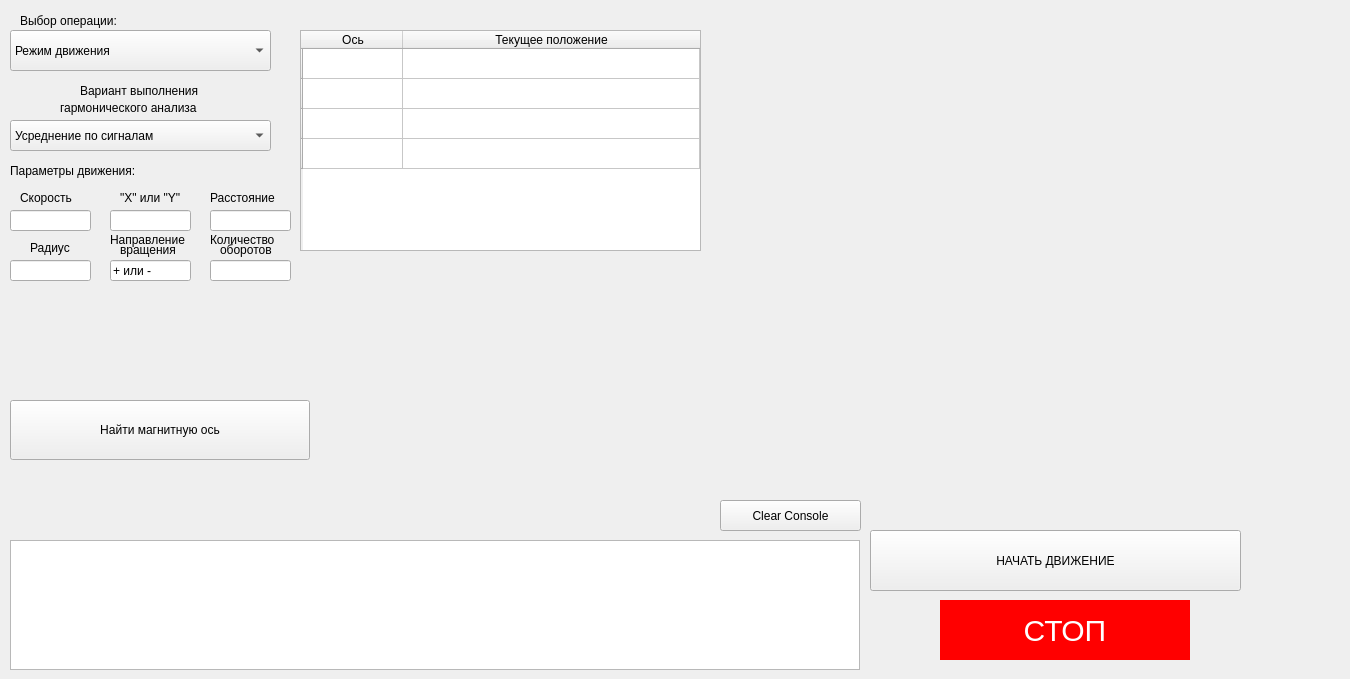
      <widget class="QWidget" name="tab_2">
       <attribute name="title">
        <string>Выбор режимов движения</string>
       </attribute>
       <widget class="QPushButton" name="start_mode_motion">
        <property name="geometry">
         <rect>
          <x>870</x>
          <y>530</y>
          <width>371</width>
          <height>61</height>
         </rect>
        </property>
        <property name="styleSheet">
         <string notr="true">font: 75 18pt &quot;Times New Roman&quot;;</string>
        </property>
        <property name="text">
         <string>НАЧАТЬ ДВИЖЕНИЕ</string>
        </property>
       </widget>
       <widget class="QLineEdit" name="radius_input">
        <property name="geometry">
         <rect>
          <x>10</x>
          <y>260</y>
          <width>81</width>
          <height>21</height>
         </rect>
        </property>
       </widget>
       <widget class="QLineEdit" name="rotation_input">
        <property name="geometry">
         <rect>
          <x>110</x>
          <y>260</y>
          <width>81</width>
          <height>21</height>
         </rect>
        </property>
        <property name="text">
         <string>+ или -</string>
        </property>
       </widget>
       <widget class="QPushButton" name="stop_button_2">
        <property name="geometry">
         <rect>
          <x>940</x>
          <y>600</y>
          <width>250</width>
          <height>60</height>
         </rect>
        </property>
        <property name="minimumSize">
         <size>
          <width>250</width>
          <height>60</height>
         </size>
        </property>
        <property name="autoFillBackground">
         <bool>false</bool>
        </property>
        <property name="styleSheet">
         <string notr="true">QPushButton {
    background-color: red;  /* Красный фон */
    color: white;           /* Белый текст */
    border: none;           /* Убираем границу */
    padding: 10px;         /* Отступы */
    font-family: &quot;GOST Type A&quot;;  /* Шрифт GOST Type A */
    font-size: 30px;       /* Размер шрифта */
}
QPushButton:hover {
    background-color: rgb(170, 0, 0);  /* Красный фон при наведении */
    color: white;           /* Белый текст при наведении */
}</string>
        </property>
        <property name="text">
         <string>СТОП</string>
        </property>
        <property name="checkable">
         <bool>false</bool>
        </property>
       </widget>
       <widget class="QLabel" name="plot_pic">
        <property name="geometry">
         <rect>
          <x>750</x>
          <y>0</y>
          <width>591</width>
          <height>361</height>
         </rect>
        </property>
        <property name="text">
         <string/>
        </property>
       </widget>
       <widget class="QLabel" name="label_3">
        <property name="geometry">
         <rect>
          <x>30</x>
          <y>240</y>
          <width>55</width>
          <height>16</height>
         </rect>
        </property>
        <property name="text">
         <string>Радиус</string>
        </property>
       </widget>
       <widget class="QLabel" name="label_6">
        <property name="geometry">
         <rect>
          <x>20</x>
          <y>10</y>
          <width>101</width>
          <height>21</height>
         </rect>
        </property>
        <property name="text">
         <string>Выбор операции:</string>
        </property>
       </widget>
       <widget class="QComboBox" name="check_mode">
        <property name="geometry">
         <rect>
          <x>10</x>
          <y>30</y>
          <width>261</width>
          <height>41</height>
         </rect>
        </property>
        <item>
         <property name="text">
          <string>Режим движения</string>
         </property>
        </item>
        <item>
         <property name="text">
          <string>По окружности</string>
         </property>
        </item>
        <item>
         <property name="text">
          <string>Первый магнитный интеграл</string>
         </property>
        </item>
        <item>
         <property name="text">
          <string>Второй магнитный интеграл</string>
         </property>
        </item>
        <item>
         <property name="text">
          <string>Нахождение магнитной оси</string>
         </property>
        </item>
       </widget>
       <widget class="QLabel" name="label_9">
        <property name="geometry">
         <rect>
          <x>10</x>
          <y>160</y>
          <width>141</width>
          <height>21</height>
         </rect>
        </property>
        <property name="text">
         <string>Параметры движения:</string>
        </property>
       </widget>
       <widget class="QLineEdit" name="speed_input">
        <property name="geometry">
         <rect>
          <x>10</x>
          <y>210</y>
          <width>81</width>
          <height>21</height>
         </rect>
        </property>
       </widget>
       <widget class="QLineEdit" name="mode_input">
        <property name="geometry">
         <rect>
          <x>110</x>
          <y>210</y>
          <width>81</width>
          <height>21</height>
         </rect>
        </property>
       </widget>
       <widget class="QLineEdit" name="distance_input">
        <property name="geometry">
         <rect>
          <x>210</x>
          <y>210</y>
          <width>81</width>
          <height>21</height>
         </rect>
        </property>
       </widget>
       <widget class="QLabel" name="label_19">
        <property name="geometry">
         <rect>
          <x>20</x>
          <y>190</y>
          <width>55</width>
          <height>16</height>
         </rect>
        </property>
        <property name="text">
         <string>Скорость</string>
        </property>
       </widget>
       <widget class="QLabel" name="label_20">
        <property name="geometry">
         <rect>
          <x>120</x>
          <y>190</y>
          <width>71</width>
          <height>16</height>
         </rect>
        </property>
        <property name="text">
         <string>&quot;X&quot; или &quot;Y&quot;</string>
        </property>
       </widget>
       <widget class="QLabel" name="label_10">
        <property name="geometry">
         <rect>
          <x>210</x>
          <y>190</y>
          <width>71</width>
          <height>16</height>
         </rect>
        </property>
        <property name="text">
         <string>Расстояние</string>
        </property>
       </widget>
       <widget class="QPlainTextEdit" name="Console">
        <property name="geometry">
         <rect>
          <x>10</x>
          <y>540</y>
          <width>850</width>
          <height>130</height>
         </rect>
        </property>
        <property name="minimumSize">
         <size>
          <width>850</width>
          <height>130</height>
         </size>
        </property>
        <property name="maximumSize">
         <size>
          <width>850</width>
          <height>130</height>
         </size>
        </property>
       </widget>
       <widget class="QPushButton" name="clearConsole_button">
        <property name="geometry">
         <rect>
          <x>720</x>
          <y>500</y>
          <width>141</width>
          <height>31</height>
         </rect>
        </property>
        <property name="text">
         <string>Clear Console</string>
        </property>
       </widget>
       <widget class="QTableWidget" name="tablePosition">
        <property name="geometry">
         <rect>
          <x>300</x>
          <y>30</y>
          <width>401</width>
          <height>221</height>
         </rect>
        </property>
        <property name="sizeAdjustPolicy">
         <enum>QAbstractScrollArea::AdjustIgnored</enum>
        </property>
        <attribute name="horizontalHeaderStretchLastSection">
         <bool>true</bool>
        </attribute>
        <row>
         <property name="text">
          <string/>
         </property>
        </row>
        <row>
         <property name="text">
          <string/>
         </property>
        </row>
        <row>
         <property name="text">
          <string/>
         </property>
        </row>
        <row>
         <property name="text">
          <string/>
         </property>
        </row>
        <column>
         <property name="text">
          <string>Ось</string>
         </property>
        </column>
        <column>
         <property name="text">
          <string>Текущее положение</string>
         </property>
        </column>
        <item row="0" column="0">
         <property name="text">
          <string/>
         </property>
         <property name="flags">
          <set>ItemIsSelectable|ItemIsEditable|ItemIsDragEnabled|ItemIsUserCheckable|ItemIsEnabled</set>
         </property>
        </item>
        <item row="0" column="1">
         <property name="text">
          <string/>
         </property>
         <property name="flags">
          <set>ItemIsSelectable|ItemIsEditable|ItemIsDragEnabled|ItemIsUserCheckable|ItemIsEnabled</set>
         </property>
        </item>
        <item row="1" column="0">
         <property name="text">
          <string/>
         </property>
         <property name="flags">
          <set>ItemIsSelectable|ItemIsEditable|ItemIsDragEnabled|ItemIsUserCheckable|ItemIsEnabled</set>
         </property>
        </item>
        <item row="1" column="1">
         <property name="text">
          <string/>
         </property>
         <property name="flags">
          <set>ItemIsSelectable|ItemIsEditable|ItemIsDragEnabled|ItemIsUserCheckable|ItemIsEnabled</set>
         </property>
        </item>
        <item row="2" column="0">
         <property name="text">
          <string/>
         </property>
         <property name="flags">
          <set>ItemIsSelectable|ItemIsEditable|ItemIsDragEnabled|ItemIsUserCheckable|ItemIsEnabled</set>
         </property>
        </item>
        <item row="2" column="1">
         <property name="text">
          <string/>
         </property>
         <property name="flags">
          <set>ItemIsSelectable|ItemIsEditable|ItemIsDragEnabled|ItemIsUserCheckable|ItemIsEnabled</set>
         </property>
        </item>
        <item row="3" column="0">
         <property name="flags">
          <set>ItemIsSelectable|ItemIsEditable|ItemIsDragEnabled|ItemIsUserCheckable|ItemIsEnabled</set>
         </property>
        </item>
        <item row="3" column="1">
         <property name="flags">
          <set>ItemIsSelectable|ItemIsEditable|ItemIsDragEnabled|ItemIsUserCheckable|ItemIsEnabled</set>
         </property>
        </item>
       </widget>
       <widget class="QPushButton" name="findMagAxes_button">
        <property name="geometry">
         <rect>
          <x>10</x>
          <y>400</y>
          <width>300</width>
          <height>60</height>
         </rect>
        </property>
        <property name="minimumSize">
         <size>
          <width>300</width>
          <height>60</height>
         </size>
        </property>
        <property name="maximumSize">
         <size>
          <width>300</width>
          <height>60</height>
         </size>
        </property>
        <property name="styleSheet">
         <string notr="true">font: 16pt &quot;MS Shell Dlg 2&quot;;</string>
        </property>
        <property name="text">
         <string>Найти магнитную ось</string>
        </property>
       </widget>
       <widget class="QLabel" name="label_14">
        <property name="geometry">
         <rect>
          <x>110</x>
          <y>230</y>
          <width>81</width>
          <height>21</height>
         </rect>
        </property>
        <property name="text">
         <string>Направление</string>
        </property>
        <property name="textFormat">
         <enum>Qt::RichText</enum>
        </property>
       </widget>
       <widget class="QLabel" name="label_15">
        <property name="geometry">
         <rect>
          <x>120</x>
          <y>240</y>
          <width>81</width>
          <height>21</height>
         </rect>
        </property>
        <property name="text">
         <string>вращения</string>
        </property>
        <property name="textFormat">
         <enum>Qt::RichText</enum>
        </property>
       </widget>
       <widget class="QLabel" name="plot_pic_2">
        <property name="geometry">
         <rect>
          <x>390</x>
          <y>270</y>
          <width>281</width>
          <height>241</height>
         </rect>
        </property>
        <property name="text">
         <string/>
        </property>
       </widget>
       <widget class="QLineEdit" name="number_of_rounds_input">
        <property name="geometry">
         <rect>
          <x>210</x>
          <y>260</y>
          <width>81</width>
          <height>21</height>
         </rect>
        </property>
        <property name="text">
         <string/>
        </property>
       </widget>
       <widget class="QLabel" name="label_16">
        <property name="geometry">
         <rect>
          <x>220</x>
          <y>240</y>
          <width>81</width>
          <height>21</height>
         </rect>
        </property>
        <property name="text">
         <string>оборотов</string>
        </property>
        <property name="textFormat">
         <enum>Qt::RichText</enum>
        </property>
       </widget>
       <widget class="QLabel" name="label_64">
        <property name="geometry">
         <rect>
          <x>210</x>
          <y>230</y>
          <width>81</width>
          <height>21</height>
         </rect>
        </property>
        <property name="text">
         <string>Количество</string>
        </property>
        <property name="textFormat">
         <enum>Qt::RichText</enum>
        </property>
       </widget>
       <widget class="QLabel" name="label_2">
        <property name="geometry">
         <rect>
          <x>80</x>
          <y>80</y>
          <width>131</width>
          <height>21</height>
         </rect>
        </property>
        <property name="text">
         <string>Вариант выполнения</string>
        </property>
       </widget>
       <widget class="QLabel" name="label_4">
        <property name="geometry">
         <rect>
          <x>60</x>
          <y>100</y>
          <width>161</width>
          <height>16</height>
         </rect>
        </property>
        <property name="text">
         <string>гармонического анализа</string>
        </property>
       </widget>
       <widget class="QComboBox" name="cm_mode">
        <property name="geometry">
         <rect>
          <x>10</x>
          <y>120</y>
          <width>261</width>
          <height>31</height>
         </rect>
        </property>
        <item>
         <property name="text">
          <string>Усреднение по сигналам</string>
         </property>
        </item>
        <item>
         <property name="text">
          <string>Усреднение по преобразованию БПФ</string>
         </property>
        </item>
       </widget>
      </widget>
